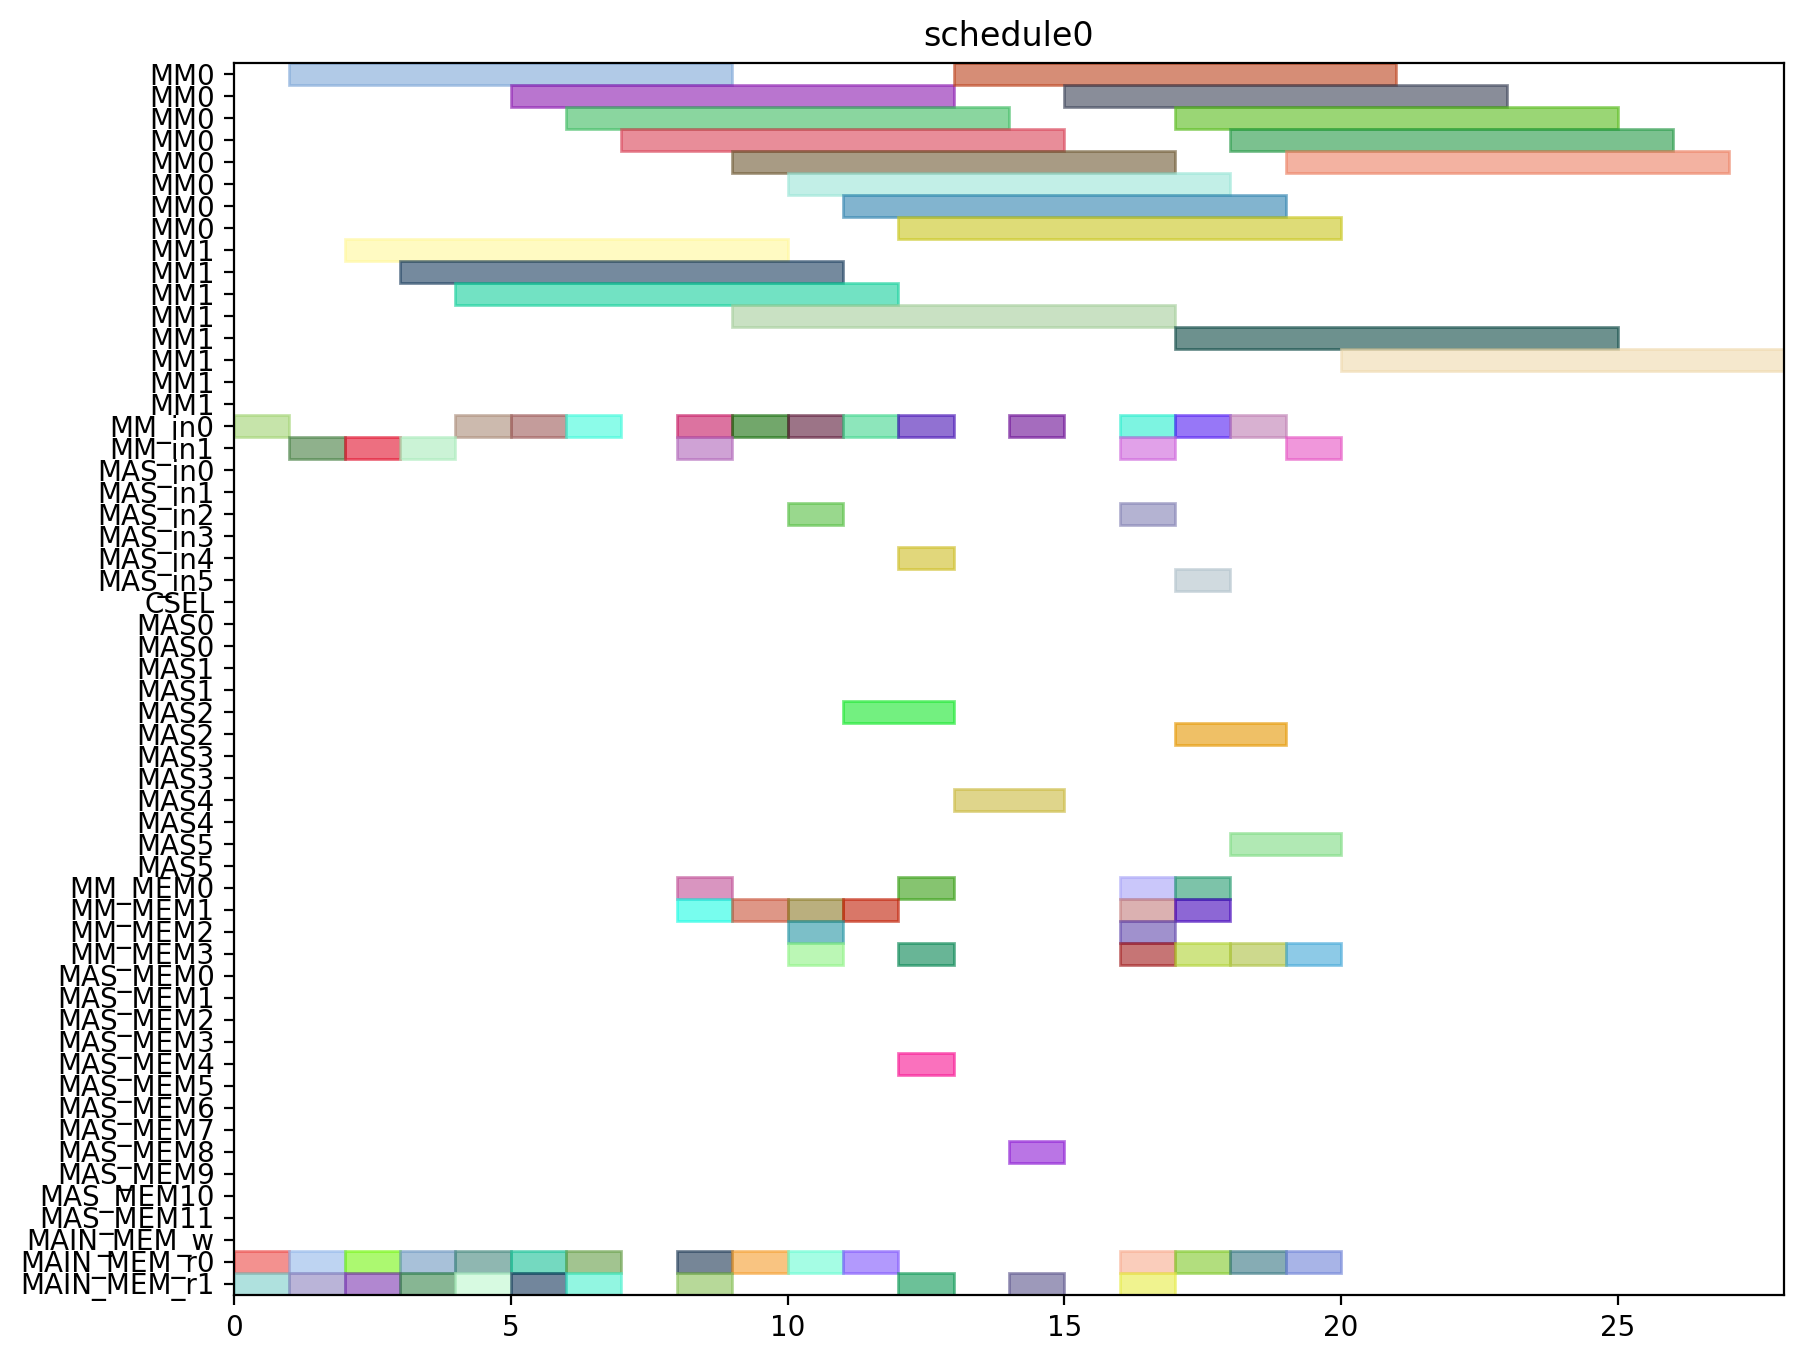

This figure's Python source:
from pyschedule import Scenario, solvers, plotters, alt


def solve():
	horizon = 120
	S = Scenario("schedule0", horizon=horizon)

	# resource
	MM = S.Resources('MM', num=2, size=8)
	MM_in = S.Resources('MM_in', num=2)
	MAS_in = S.Resources('MAS_in', num=6)
	CSEL = S.Resource('CSEL')
	MAS = S.Resources('MAS', num=6, size=2, periods=range(1, horizon))
	MM_MEM = S.Resources('MM_MEM', num=4)
	MAS_MEM = S.Resources('MAS_MEM', num=12)
	MAIN_MEM_w = S.Resource('MAIN_MEM_w', size=1)
	MAIN_MEM_r = S.Resources('MAIN_MEM_r', num=2)

	# result of previous scheduling

	# new tasks
	Z_exp2 = S.Task('Z_exp2', length=8, delay_cost=1)
	Z_exp2 += alt(MM)
	Z_exp2_in = S.Task('Z_exp2_in', length=1, delay_cost=1)
	Z_exp2_in += alt(MM_in)
	S += Z_exp2_in*MM_in[0]<=Z_exp2*MM[0]
	S += Z_exp2_in*MM_in[1]<=Z_exp2*MM[1]
	Z_exp2_mem0 = S.Task('Z_exp2_mem0', length=1, delay_cost=1)
	Z_exp2_mem0 += MAIN_MEM_r[0]
	S += Z_exp2_mem0 <= Z_exp2

	Z_exp2_mem1 = S.Task('Z_exp2_mem1', length=1, delay_cost=1)
	Z_exp2_mem1 += MAIN_MEM_r[1]
	S += Z_exp2_mem1 <= Z_exp2

	NX0 = S.Task('NX0', length=8, delay_cost=1)
	NX0 += alt(MM)
	NX0_in = S.Task('NX0_in', length=1, delay_cost=1)
	NX0_in += alt(MM_in)
	S += NX0_in*MM_in[0]<=NX0*MM[0]
	S += NX0_in*MM_in[1]<=NX0*MM[1]
	NX0_mem0 = S.Task('NX0_mem0', length=1, delay_cost=1)
	NX0_mem0 += MAIN_MEM_r[0]
	S += NX0_mem0 <= NX0

	NX0_mem1 = S.Task('NX0_mem1', length=1, delay_cost=1)
	NX0_mem1 += MAIN_MEM_r[1]
	S += NX0_mem1 <= NX0

	k0_10_Z1 = S.Task('k0_10_Z1', length=8, delay_cost=1)
	k0_10_Z1 += alt(MM)
	k0_10_Z1_in = S.Task('k0_10_Z1_in', length=1, delay_cost=1)
	k0_10_Z1_in += alt(MM_in)
	S += k0_10_Z1_in*MM_in[0]<=k0_10_Z1*MM[0]
	S += k0_10_Z1_in*MM_in[1]<=k0_10_Z1*MM[1]
	k0_10_Z1_mem0 = S.Task('k0_10_Z1_mem0', length=1, delay_cost=1)
	k0_10_Z1_mem0 += MAIN_MEM_r[0]
	S += k0_10_Z1_mem0 <= k0_10_Z1

	k0_10_Z1_mem1 = S.Task('k0_10_Z1_mem1', length=1, delay_cost=1)
	k0_10_Z1_mem1 += MAIN_MEM_r[1]
	S += k0_10_Z1_mem1 <= k0_10_Z1

	DX0 = S.Task('DX0', length=8, delay_cost=1)
	DX0 += alt(MM)
	DX0_in = S.Task('DX0_in', length=1, delay_cost=1)
	DX0_in += alt(MM_in)
	S += DX0_in*MM_in[0]<=DX0*MM[0]
	S += DX0_in*MM_in[1]<=DX0*MM[1]
	DX0_mem0 = S.Task('DX0_mem0', length=1, delay_cost=1)
	DX0_mem0 += MAIN_MEM_r[0]
	S += DX0_mem0 <= DX0

	DX0_mem1 = S.Task('DX0_mem1', length=1, delay_cost=1)
	DX0_mem1 += MAIN_MEM_r[1]
	S += DX0_mem1 <= DX0

	NY0 = S.Task('NY0', length=8, delay_cost=1)
	NY0 += alt(MM)
	NY0_in = S.Task('NY0_in', length=1, delay_cost=1)
	NY0_in += alt(MM_in)
	S += NY0_in*MM_in[0]<=NY0*MM[0]
	S += NY0_in*MM_in[1]<=NY0*MM[1]
	NY0_mem0 = S.Task('NY0_mem0', length=1, delay_cost=1)
	NY0_mem0 += MAIN_MEM_r[0]
	S += NY0_mem0 <= NY0

	NY0_mem1 = S.Task('NY0_mem1', length=1, delay_cost=1)
	NY0_mem1 += MAIN_MEM_r[1]
	S += NY0_mem1 <= NY0

	k2_14_Z1 = S.Task('k2_14_Z1', length=8, delay_cost=1)
	k2_14_Z1 += alt(MM)
	k2_14_Z1_in = S.Task('k2_14_Z1_in', length=1, delay_cost=1)
	k2_14_Z1_in += alt(MM_in)
	S += k2_14_Z1_in*MM_in[0]<=k2_14_Z1*MM[0]
	S += k2_14_Z1_in*MM_in[1]<=k2_14_Z1*MM[1]
	k2_14_Z1_mem0 = S.Task('k2_14_Z1_mem0', length=1, delay_cost=1)
	k2_14_Z1_mem0 += MAIN_MEM_r[0]
	S += k2_14_Z1_mem0 <= k2_14_Z1

	k2_14_Z1_mem1 = S.Task('k2_14_Z1_mem1', length=1, delay_cost=1)
	k2_14_Z1_mem1 += MAIN_MEM_r[1]
	S += k2_14_Z1_mem1 <= k2_14_Z1

	DY0 = S.Task('DY0', length=8, delay_cost=1)
	DY0 += alt(MM)
	DY0_in = S.Task('DY0_in', length=1, delay_cost=1)
	DY0_in += alt(MM_in)
	S += DY0_in*MM_in[0]<=DY0*MM[0]
	S += DY0_in*MM_in[1]<=DY0*MM[1]
	DY0_mem0 = S.Task('DY0_mem0', length=1, delay_cost=1)
	DY0_mem0 += MAIN_MEM_r[0]
	S += DY0_mem0 <= DY0

	DY0_mem1 = S.Task('DY0_mem1', length=1, delay_cost=1)
	DY0_mem1 += MAIN_MEM_r[1]
	S += DY0_mem1 <= DY0

	Z_exp3 = S.Task('Z_exp3', length=8, delay_cost=1)
	Z_exp3 += alt(MM)
	Z_exp3_in = S.Task('Z_exp3_in', length=1, delay_cost=1)
	Z_exp3_in += alt(MM_in)
	S += Z_exp3_in*MM_in[0]<=Z_exp3*MM[0]
	S += Z_exp3_in*MM_in[1]<=Z_exp3*MM[1]
	Z_exp3_mem0 = S.Task('Z_exp3_mem0', length=1, delay_cost=1)
	Z_exp3_mem0 += alt(MM_MEM)
	S += (Z_exp2*MM[0])-1 < Z_exp3_mem0*MM_MEM[0]
	S += (Z_exp2*MM[1])-1 < Z_exp3_mem0*MM_MEM[2]
	S += Z_exp3_mem0 <= Z_exp3

	Z_exp3_mem1 = S.Task('Z_exp3_mem1', length=1, delay_cost=1)
	Z_exp3_mem1 += MAIN_MEM_r[1]
	S += Z_exp3_mem1 <= Z_exp3

	NX1_ = S.Task('NX1_', length=2, delay_cost=1)
	NX1_ += alt(MAS)
	NX1__in = S.Task('NX1__in', length=1, delay_cost=1)
	NX1__in += alt(MAS_in)
	S += NX1__in*MAS_in[0]<=NX1_*MAS[0]

	S += NX1__in*MAS_in[1]<=NX1_*MAS[1]

	S += NX1__in*MAS_in[2]<=NX1_*MAS[2]

	S += NX1__in*MAS_in[3]<=NX1_*MAS[3]

	S += NX1__in*MAS_in[4]<=NX1_*MAS[4]

	S += NX1__in*MAS_in[5]<=NX1_*MAS[5]

	NX1__mem0 = S.Task('NX1__mem0', length=1, delay_cost=1)
	NX1__mem0 += alt(MM_MEM)
	S += (NX0*MM[0])-1 < NX1__mem0*MM_MEM[0]
	S += (NX0*MM[1])-1 < NX1__mem0*MM_MEM[2]
	S += NX1__mem0 <= NX1_

	NX1__mem1 = S.Task('NX1__mem1', length=1, delay_cost=1)
	NX1__mem1 += alt(MM_MEM)
	S += (k0_10_Z1*MM[0])-1 < NX1__mem1*MM_MEM[1]
	S += (k0_10_Z1*MM[1])-1 < NX1__mem1*MM_MEM[3]
	S += NX1__mem1 <= NX1_

	k0_9_Z2 = S.Task('k0_9_Z2', length=8, delay_cost=1)
	k0_9_Z2 += alt(MM)
	k0_9_Z2_in = S.Task('k0_9_Z2_in', length=1, delay_cost=1)
	k0_9_Z2_in += alt(MM_in)
	S += k0_9_Z2_in*MM_in[0]<=k0_9_Z2*MM[0]
	S += k0_9_Z2_in*MM_in[1]<=k0_9_Z2*MM[1]
	k0_9_Z2_mem0 = S.Task('k0_9_Z2_mem0', length=1, delay_cost=1)
	k0_9_Z2_mem0 += MAIN_MEM_r[0]
	S += k0_9_Z2_mem0 <= k0_9_Z2

	k0_9_Z2_mem1 = S.Task('k0_9_Z2_mem1', length=1, delay_cost=1)
	k0_9_Z2_mem1 += alt(MM_MEM)
	S += (Z_exp2*MM[0])-1 < k0_9_Z2_mem1*MM_MEM[1]
	S += (Z_exp2*MM[1])-1 < k0_9_Z2_mem1*MM_MEM[3]
	S += k0_9_Z2_mem1 <= k0_9_Z2

	k1_9_Z2 = S.Task('k1_9_Z2', length=8, delay_cost=1)
	k1_9_Z2 += alt(MM)
	k1_9_Z2_in = S.Task('k1_9_Z2_in', length=1, delay_cost=1)
	k1_9_Z2_in += alt(MM_in)
	S += k1_9_Z2_in*MM_in[0]<=k1_9_Z2*MM[0]
	S += k1_9_Z2_in*MM_in[1]<=k1_9_Z2*MM[1]
	k1_9_Z2_mem0 = S.Task('k1_9_Z2_mem0', length=1, delay_cost=1)
	k1_9_Z2_mem0 += MAIN_MEM_r[0]
	S += k1_9_Z2_mem0 <= k1_9_Z2

	k1_9_Z2_mem1 = S.Task('k1_9_Z2_mem1', length=1, delay_cost=1)
	k1_9_Z2_mem1 += alt(MM_MEM)
	S += (Z_exp2*MM[0])-1 < k1_9_Z2_mem1*MM_MEM[1]
	S += (Z_exp2*MM[1])-1 < k1_9_Z2_mem1*MM_MEM[3]
	S += k1_9_Z2_mem1 <= k1_9_Z2

	NY1_ = S.Task('NY1_', length=2, delay_cost=1)
	NY1_ += alt(MAS)
	NY1__in = S.Task('NY1__in', length=1, delay_cost=1)
	NY1__in += alt(MAS_in)
	S += NY1__in*MAS_in[0]<=NY1_*MAS[0]

	S += NY1__in*MAS_in[1]<=NY1_*MAS[1]

	S += NY1__in*MAS_in[2]<=NY1_*MAS[2]

	S += NY1__in*MAS_in[3]<=NY1_*MAS[3]

	S += NY1__in*MAS_in[4]<=NY1_*MAS[4]

	S += NY1__in*MAS_in[5]<=NY1_*MAS[5]

	NY1__mem0 = S.Task('NY1__mem0', length=1, delay_cost=1)
	NY1__mem0 += alt(MM_MEM)
	S += (NY0*MM[0])-1 < NY1__mem0*MM_MEM[0]
	S += (NY0*MM[1])-1 < NY1__mem0*MM_MEM[2]
	S += NY1__mem0 <= NY1_

	NY1__mem1 = S.Task('NY1__mem1', length=1, delay_cost=1)
	NY1__mem1 += alt(MM_MEM)
	S += (k2_14_Z1*MM[0])-1 < NY1__mem1*MM_MEM[1]
	S += (k2_14_Z1*MM[1])-1 < NY1__mem1*MM_MEM[3]
	S += NY1__mem1 <= NY1_

	k2_13_Z2 = S.Task('k2_13_Z2', length=8, delay_cost=1)
	k2_13_Z2 += alt(MM)
	k2_13_Z2_in = S.Task('k2_13_Z2_in', length=1, delay_cost=1)
	k2_13_Z2_in += alt(MM_in)
	S += k2_13_Z2_in*MM_in[0]<=k2_13_Z2*MM[0]
	S += k2_13_Z2_in*MM_in[1]<=k2_13_Z2*MM[1]
	k2_13_Z2_mem0 = S.Task('k2_13_Z2_mem0', length=1, delay_cost=1)
	k2_13_Z2_mem0 += MAIN_MEM_r[0]
	S += k2_13_Z2_mem0 <= k2_13_Z2

	k2_13_Z2_mem1 = S.Task('k2_13_Z2_mem1', length=1, delay_cost=1)
	k2_13_Z2_mem1 += alt(MM_MEM)
	S += (Z_exp2*MM[0])-1 < k2_13_Z2_mem1*MM_MEM[1]
	S += (Z_exp2*MM[1])-1 < k2_13_Z2_mem1*MM_MEM[3]
	S += k2_13_Z2_mem1 <= k2_13_Z2

	k3_14_Z2 = S.Task('k3_14_Z2', length=8, delay_cost=1)
	k3_14_Z2 += alt(MM)
	k3_14_Z2_in = S.Task('k3_14_Z2_in', length=1, delay_cost=1)
	k3_14_Z2_in += alt(MM_in)
	S += k3_14_Z2_in*MM_in[0]<=k3_14_Z2*MM[0]
	S += k3_14_Z2_in*MM_in[1]<=k3_14_Z2*MM[1]
	k3_14_Z2_mem0 = S.Task('k3_14_Z2_mem0', length=1, delay_cost=1)
	k3_14_Z2_mem0 += MAIN_MEM_r[0]
	S += k3_14_Z2_mem0 <= k3_14_Z2

	k3_14_Z2_mem1 = S.Task('k3_14_Z2_mem1', length=1, delay_cost=1)
	k3_14_Z2_mem1 += alt(MM_MEM)
	S += (Z_exp2*MM[0])-1 < k3_14_Z2_mem1*MM_MEM[1]
	S += (Z_exp2*MM[1])-1 < k3_14_Z2_mem1*MM_MEM[3]
	S += k3_14_Z2_mem1 <= k3_14_Z2

	Z_exp4 = S.Task('Z_exp4', length=8, delay_cost=1)
	Z_exp4 += alt(MM)
	Z_exp4_in = S.Task('Z_exp4_in', length=1, delay_cost=1)
	Z_exp4_in += alt(MM_in)
	S += Z_exp4_in*MM_in[0]<=Z_exp4*MM[0]
	S += Z_exp4_in*MM_in[1]<=Z_exp4*MM[1]
	Z_exp4_mem0 = S.Task('Z_exp4_mem0', length=1, delay_cost=1)
	Z_exp4_mem0 += alt(MM_MEM)
	S += (Z_exp3*MM[0])-1 < Z_exp4_mem0*MM_MEM[0]
	S += (Z_exp3*MM[1])-1 < Z_exp4_mem0*MM_MEM[2]
	S += Z_exp4_mem0 <= Z_exp4

	Z_exp4_mem1 = S.Task('Z_exp4_mem1', length=1, delay_cost=1)
	Z_exp4_mem1 += MAIN_MEM_r[1]
	S += Z_exp4_mem1 <= Z_exp4

	NX1 = S.Task('NX1', length=8, delay_cost=1)
	NX1 += alt(MM)
	NX1_in = S.Task('NX1_in', length=1, delay_cost=1)
	NX1_in += alt(MM_in)
	S += NX1_in*MM_in[0]<=NX1*MM[0]
	S += NX1_in*MM_in[1]<=NX1*MM[1]
	NX1_mem0 = S.Task('NX1_mem0', length=1, delay_cost=1)
	NX1_mem0 += alt(MAS_MEM)
	S += (NX1_*MAS[0])-1 < NX1_mem0*MAS_MEM[0]
	S += (NX1_*MAS[1])-1 < NX1_mem0*MAS_MEM[2]
	S += (NX1_*MAS[2])-1 < NX1_mem0*MAS_MEM[4]
	S += (NX1_*MAS[3])-1 < NX1_mem0*MAS_MEM[6]
	S += (NX1_*MAS[4])-1 < NX1_mem0*MAS_MEM[8]
	S += (NX1_*MAS[5])-1 < NX1_mem0*MAS_MEM[10]
	S += NX1_mem0 <= NX1

	NX1_mem1 = S.Task('NX1_mem1', length=1, delay_cost=1)
	NX1_mem1 += MAIN_MEM_r[1]
	S += NX1_mem1 <= NX1

	k0_8_Z3 = S.Task('k0_8_Z3', length=8, delay_cost=1)
	k0_8_Z3 += alt(MM)
	k0_8_Z3_in = S.Task('k0_8_Z3_in', length=1, delay_cost=1)
	k0_8_Z3_in += alt(MM_in)
	S += k0_8_Z3_in*MM_in[0]<=k0_8_Z3*MM[0]
	S += k0_8_Z3_in*MM_in[1]<=k0_8_Z3*MM[1]
	k0_8_Z3_mem0 = S.Task('k0_8_Z3_mem0', length=1, delay_cost=1)
	k0_8_Z3_mem0 += MAIN_MEM_r[0]
	S += k0_8_Z3_mem0 <= k0_8_Z3

	k0_8_Z3_mem1 = S.Task('k0_8_Z3_mem1', length=1, delay_cost=1)
	k0_8_Z3_mem1 += alt(MM_MEM)
	S += (Z_exp3*MM[0])-1 < k0_8_Z3_mem1*MM_MEM[1]
	S += (Z_exp3*MM[1])-1 < k0_8_Z3_mem1*MM_MEM[3]
	S += k0_8_Z3_mem1 <= k0_8_Z3

	DX1_ = S.Task('DX1_', length=2, delay_cost=1)
	DX1_ += alt(MAS)
	DX1__in = S.Task('DX1__in', length=1, delay_cost=1)
	DX1__in += alt(MAS_in)
	S += DX1__in*MAS_in[0]<=DX1_*MAS[0]

	S += DX1__in*MAS_in[1]<=DX1_*MAS[1]

	S += DX1__in*MAS_in[2]<=DX1_*MAS[2]

	S += DX1__in*MAS_in[3]<=DX1_*MAS[3]

	S += DX1__in*MAS_in[4]<=DX1_*MAS[4]

	S += DX1__in*MAS_in[5]<=DX1_*MAS[5]

	DX1__mem0 = S.Task('DX1__mem0', length=1, delay_cost=1)
	DX1__mem0 += alt(MM_MEM)
	S += (DX0*MM[0])-1 < DX1__mem0*MM_MEM[0]
	S += (DX0*MM[1])-1 < DX1__mem0*MM_MEM[2]
	S += DX1__mem0 <= DX1_

	DX1__mem1 = S.Task('DX1__mem1', length=1, delay_cost=1)
	DX1__mem1 += alt(MM_MEM)
	S += (k1_9_Z2*MM[0])-1 < DX1__mem1*MM_MEM[1]
	S += (k1_9_Z2*MM[1])-1 < DX1__mem1*MM_MEM[3]
	S += DX1__mem1 <= DX1_

	k1_8_Z3 = S.Task('k1_8_Z3', length=8, delay_cost=1)
	k1_8_Z3 += alt(MM)
	k1_8_Z3_in = S.Task('k1_8_Z3_in', length=1, delay_cost=1)
	k1_8_Z3_in += alt(MM_in)
	S += k1_8_Z3_in*MM_in[0]<=k1_8_Z3*MM[0]
	S += k1_8_Z3_in*MM_in[1]<=k1_8_Z3*MM[1]
	k1_8_Z3_mem0 = S.Task('k1_8_Z3_mem0', length=1, delay_cost=1)
	k1_8_Z3_mem0 += MAIN_MEM_r[0]
	S += k1_8_Z3_mem0 <= k1_8_Z3

	k1_8_Z3_mem1 = S.Task('k1_8_Z3_mem1', length=1, delay_cost=1)
	k1_8_Z3_mem1 += alt(MM_MEM)
	S += (Z_exp3*MM[0])-1 < k1_8_Z3_mem1*MM_MEM[1]
	S += (Z_exp3*MM[1])-1 < k1_8_Z3_mem1*MM_MEM[3]
	S += k1_8_Z3_mem1 <= k1_8_Z3

	NY1 = S.Task('NY1', length=8, delay_cost=1)
	NY1 += alt(MM)
	NY1_in = S.Task('NY1_in', length=1, delay_cost=1)
	NY1_in += alt(MM_in)
	S += NY1_in*MM_in[0]<=NY1*MM[0]
	S += NY1_in*MM_in[1]<=NY1*MM[1]
	NY1_mem0 = S.Task('NY1_mem0', length=1, delay_cost=1)
	NY1_mem0 += alt(MAS_MEM)
	S += (NY1_*MAS[0])-1 < NY1_mem0*MAS_MEM[0]
	S += (NY1_*MAS[1])-1 < NY1_mem0*MAS_MEM[2]
	S += (NY1_*MAS[2])-1 < NY1_mem0*MAS_MEM[4]
	S += (NY1_*MAS[3])-1 < NY1_mem0*MAS_MEM[6]
	S += (NY1_*MAS[4])-1 < NY1_mem0*MAS_MEM[8]
	S += (NY1_*MAS[5])-1 < NY1_mem0*MAS_MEM[10]
	S += NY1_mem0 <= NY1

	NY1_mem1 = S.Task('NY1_mem1', length=1, delay_cost=1)
	NY1_mem1 += MAIN_MEM_r[1]
	S += NY1_mem1 <= NY1

	k2_12_Z3 = S.Task('k2_12_Z3', length=8, delay_cost=1)
	k2_12_Z3 += alt(MM)
	k2_12_Z3_in = S.Task('k2_12_Z3_in', length=1, delay_cost=1)
	k2_12_Z3_in += alt(MM_in)
	S += k2_12_Z3_in*MM_in[0]<=k2_12_Z3*MM[0]
	S += k2_12_Z3_in*MM_in[1]<=k2_12_Z3*MM[1]
	k2_12_Z3_mem0 = S.Task('k2_12_Z3_mem0', length=1, delay_cost=1)
	k2_12_Z3_mem0 += MAIN_MEM_r[0]
	S += k2_12_Z3_mem0 <= k2_12_Z3

	k2_12_Z3_mem1 = S.Task('k2_12_Z3_mem1', length=1, delay_cost=1)
	k2_12_Z3_mem1 += alt(MM_MEM)
	S += (Z_exp3*MM[0])-1 < k2_12_Z3_mem1*MM_MEM[1]
	S += (Z_exp3*MM[1])-1 < k2_12_Z3_mem1*MM_MEM[3]
	S += k2_12_Z3_mem1 <= k2_12_Z3

	DY1_ = S.Task('DY1_', length=2, delay_cost=1)
	DY1_ += alt(MAS)
	DY1__in = S.Task('DY1__in', length=1, delay_cost=1)
	DY1__in += alt(MAS_in)
	S += DY1__in*MAS_in[0]<=DY1_*MAS[0]

	S += DY1__in*MAS_in[1]<=DY1_*MAS[1]

	S += DY1__in*MAS_in[2]<=DY1_*MAS[2]

	S += DY1__in*MAS_in[3]<=DY1_*MAS[3]

	S += DY1__in*MAS_in[4]<=DY1_*MAS[4]

	S += DY1__in*MAS_in[5]<=DY1_*MAS[5]

	DY1__mem0 = S.Task('DY1__mem0', length=1, delay_cost=1)
	DY1__mem0 += alt(MM_MEM)
	S += (DY0*MM[0])-1 < DY1__mem0*MM_MEM[0]
	S += (DY0*MM[1])-1 < DY1__mem0*MM_MEM[2]
	S += DY1__mem0 <= DY1_

	DY1__mem1 = S.Task('DY1__mem1', length=1, delay_cost=1)
	DY1__mem1 += alt(MM_MEM)
	S += (k3_14_Z2*MM[0])-1 < DY1__mem1*MM_MEM[1]
	S += (k3_14_Z2*MM[1])-1 < DY1__mem1*MM_MEM[3]
	S += DY1__mem1 <= DY1_

	k3_13_Z3 = S.Task('k3_13_Z3', length=8, delay_cost=1)
	k3_13_Z3 += alt(MM)
	k3_13_Z3_in = S.Task('k3_13_Z3_in', length=1, delay_cost=1)
	k3_13_Z3_in += alt(MM_in)
	S += k3_13_Z3_in*MM_in[0]<=k3_13_Z3*MM[0]
	S += k3_13_Z3_in*MM_in[1]<=k3_13_Z3*MM[1]
	k3_13_Z3_mem0 = S.Task('k3_13_Z3_mem0', length=1, delay_cost=1)
	k3_13_Z3_mem0 += MAIN_MEM_r[0]
	S += k3_13_Z3_mem0 <= k3_13_Z3

	k3_13_Z3_mem1 = S.Task('k3_13_Z3_mem1', length=1, delay_cost=1)
	k3_13_Z3_mem1 += alt(MM_MEM)
	S += (Z_exp3*MM[0])-1 < k3_13_Z3_mem1*MM_MEM[1]
	S += (Z_exp3*MM[1])-1 < k3_13_Z3_mem1*MM_MEM[3]
	S += k3_13_Z3_mem1 <= k3_13_Z3

	solvers.mip.solve(S,msg=1,kind='CPLEX',ratio_gap=1.01)

	solution = [['hoge']*len(S.solution()[1]) for i in range(len(S.solution()))]
	for i in range(len(S.solution())):
		for j in range(len(S.solution()[i])):
			solution[i][j]=str(S.solution()[i][j])
	print(solution)

	cycles = int(solution[-1][3])

	pic_file_name = "/mnt/rose/usr1/fukuda/ABE/multiRAM_multiMAS_16mux/scheduling_result/stage8MM2_stage2MAS6/ISOGENY/schedule0.png"
	if(S.solution() != []):
		plotters.matplotlib.plot(S,img_filename=pic_file_name, show_task_labels=False, fig_size=(cycles*0.25+3, 8))

	return solution
